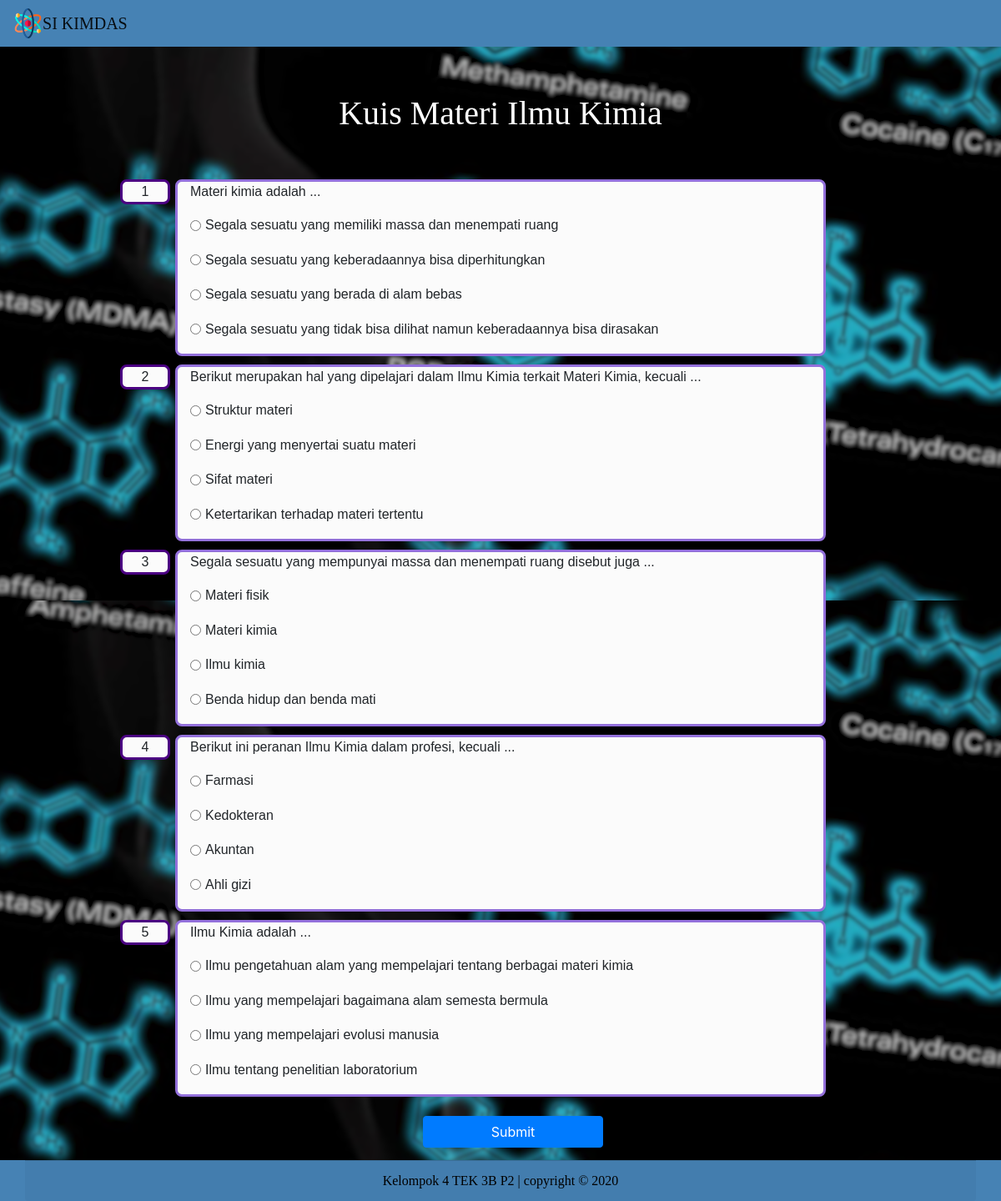
The page /Kuis.php?id=1 (signed in) on the database its author committed.
### tables this page shows
CREATE TABLE `kuis` (
  `id_kuis` int(11) NOT NULL,
  `nama_kuis` text NOT NULL,
  `kode_materi` varchar(3) NOT NULL
);

CREATE TABLE `latihansoal` (
  `id_soal` int(11) NOT NULL,
  `pertanyaan` text NOT NULL,
  `id_kuis` int(11) NOT NULL
);

CREATE TABLE `jawaban` (
  `id_jawaban` int(11) NOT NULL,
  `id_soal` int(11) NOT NULL,
  `jawaban` text NOT NULL,
  `status` tinyint(1) NOT NULL
);

### Kuis.php (the view, shortened to what this page needs)
<?php
include 'auth.php';
if (isset($_GET['id'])) {
$kodeKuis = ($_GET["id"]);
$query1 = "SELECT * FROM kuis WHERE id_kuis='$kodeKuis'";
$query2 = "SELECT * FROM latihansoal WHERE  id_kuis='$kodeKuis'";
$result1 = mysqli_query($kon, $query1);
$result2 = mysqli_query($kon, $query2);
$data1 = mysqli_fetch_assoc($result1);
  }
?>
<!doctype html>
<html lang="en">
<head>
    <link rel="stylesheet" href="https://cdn.jsdelivr.net/npm/bootstrap@4.5.3/dist/css/bootstrap.min.css">
    <link rel="stylesheet" href="https://stackpath.bootstrapcdn.com/font-awesome/4.7.0/css/font-awesome.min.css">
    <link rel="stylesheet" href="https://maxcdn.bootstrapcdn.com/font-awesome/4.5.0/css/font-awesome.min.css" />
  </head>
  <body background = "assets/img/bg1.png">
  <nav class="navbar navbar-expand-lg navbar-light" style="background-color : #4682B4">
  <img style="width: 3%; color:white;" src="assets/img/atom.png">
  <a class="navbar-brand" href="#" style="font-family:impact;">SI KIMDAS</a>
  </nav>
<div class="container">
    <h1 class="judul"><?php echo $data1['nama_kuis']; ?></h1>
</div>
<?php
        $no=1;
        echo "<form action=\"Nilai.php?\">";
        mysqli_data_seek($result2,0);
        while($data2 = mysqli_fetch_assoc($result2)){
          $temp = $data2['id_soal'];
          echo "<div class=\"form-group nomor\">";
          echo $no++;
          echo "</div>";
          echo "<div class=\"container content\">";
          echo "<div class=form-group>";
          echo "<p>".$data2['pertanyaan']."</p>";
          echo "</div>";
          $query3 = "SELECT * FROM jawaban WHERE  id_soal='$temp'";
          $result3 = mysqli_query($kon, $query3);
          while($data3=mysqli_fetch_assoc($result3)){
            echo "<div class=form-group>";
            echo "<div class=\"form-check form-check-inline\">";
            echo "<input class=\"form-check-input\" type=\"radio\" name='".$data3['id_soal']."' value='".$data3['id_jawaban']."'>";
            echo "<label class=\"form-check-label\">".$data3['jawaban']."</label>";
          echo "</div>";
          echo "</div>";
        }
        echo "</div>";
      }
        echo "<div class=\"container\">";
        echo "<div class=\"col m-15\">";
        echo "<center><button type=\"submit\" style=\"width:20%;\" class=\"btn btn-primary col mt-2\">Submit</button></center>";
        echo "</div>";
        echo "</div>";
        echo "</form>";
        ?>
<div class="footer text-center text-black" style="font-family:impact;">
        <div class=" card-footer container">
        Kelompok 4 TEK 3B P2 | copyright &copy; 2020
        </div>
    </div>
  </body>
</html>

### Kuis.php (style rules this page uses)
div.footer { position:relative; left: 0; bottom: 0; width: 100%; background-color: #4682B4; color: black; text-align: center; }
.judul { font-family: impact; color:white; }
.content { background: #fbfbfb; border-radius: 8px; width:65%; font-family:arial; font-size:16px; border: 3px solid mediumpurple; margin-bottom: 10px; }
.nomor { background: #fbfbfb; border-radius: 8px; text-align:center; float:left; width:5%; margin-right:2%; margin-left:12%; font-family:arial; font-size:16px; border: 3px solid indigo; }
.judul { text-align: center; font-family: impact; margin:5% 0 5% 0; }
.m-15 { margin:15px }

### rows shown on the page
kuis: nama_kuis "Kuis Materi Ilmu Kimia"
latihansoal: pertanyaan "Materi kimia adalah ..."
jawaban: jawaban "Segala sesuatu yang memiliki massa dan menempati ruang"
jawaban: jawaban "Segala sesuatu yang keberadaannya bisa diperhitungkan"
jawaban: jawaban "Segala sesuatu yang berada di alam bebas"
jawaban: jawaban "Segala sesuatu yang tidak bisa dilihat namun keberadaannya bisa dirasakan"
latihansoal: pertanyaan "Berikut merupakan hal yang dipelajari dalam Ilmu Kimia terkait Materi Kimia, kecuali ..."
jawaban: jawaban "Struktur materi"
jawaban: jawaban "Energi yang menyertai suatu materi"
jawaban: jawaban "Sifat materi"
jawaban: jawaban "Ketertarikan terhadap materi tertentu"
latihansoal: pertanyaan "Segala sesuatu yang mempunyai massa dan menempati ruang disebut juga ..."
jawaban: jawaban "Materi fisik"
jawaban: jawaban "Materi kimia"
jawaban: jawaban "Ilmu kimia"
jawaban: jawaban "Benda hidup dan benda mati"
latihansoal: pertanyaan "Berikut ini peranan Ilmu Kimia dalam profesi, kecuali ..."
jawaban: jawaban "Farmasi"
jawaban: jawaban "Kedokteran"
jawaban: jawaban "Akuntan"
jawaban: jawaban "Ahli gizi"
latihansoal: pertanyaan "Ilmu Kimia adalah ..."
jawaban: jawaban "Ilmu pengetahuan alam yang mempelajari tentang berbagai materi kimia"
jawaban: jawaban "Ilmu yang mempelajari bagaimana alam semesta bermula"
jawaban: jawaban "Ilmu yang mempelajari evolusi manusia"
jawaban: jawaban "Ilmu tentang penelitian laboratorium"
